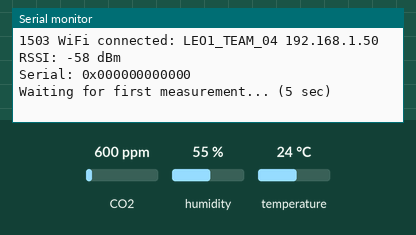
This sketch was run on a simulated ESP8266 (NodeMCU). Shown: the last lines printed to the serial monitor. The test bench sets the inputs (shaded band); at power-on: CO2 600 ppm, humidity 55 %, temperature 24 °C. WiFi joins after 1.5 s; servers stay silent unless stated; no MQTT or app messages arrive unless stated.

Above: at 2.7 s.
2.8 s: CO2 set to 452 ppm
At 7.3 s:
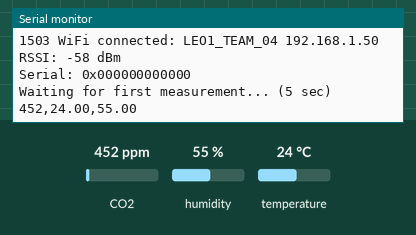
13.0 s: humidity set to 22 %
At 17.1 s:
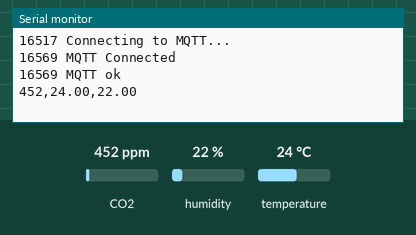
20.5 s: temperature set to 12 °C
At 22.2 s:
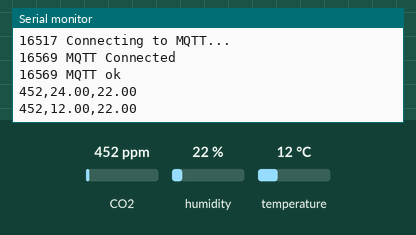

Measured:
- after the input at 2.8 s, the serial monitor: prints a new line after 3.7 s (image 1)
- after the input at 13.0 s, the serial monitor: prints a new line after 3.5 s (image 2)
- after the input at 20.5 s, the serial monitor: prints a new line after 1.1 s (image 3)

The sketch:

sensor_to_mqtt.ino
```cpp
// (licence header left out)
#include <Arduino.h>
#include <SensirionI2CScd4x.h>
#include <Wire.h>

SensirionI2CScd4x scd4x;

//connect stuff

#define WIFI_SSID       "LEO1_TEAM_04"
#define WIFI_PASSWORD    "embeddedlinux"

#define MQTT_SERVER      "broker.mqttdashboard.com"
#define MQTT_SERVERPORT  1883
#define MQTT_USERNAME    ""
#define MQTT_KEY         ""
#define MQTT_TOPIC       "big_bouncing_inflatable_green_ball"

// wifi
#include <ESP8266WiFiMulti.h>
#include <ESP8266HTTPClient.h>
ESP8266WiFiMulti WiFiMulti;
const uint32_t conn_tout_ms = 5000;

#include "Adafruit_MQTT.h"
#include "Adafruit_MQTT_Client.h"
WiFiClient wifi_client;
Adafruit_MQTT_Client mqtt(&wifi_client, MQTT_SERVER, MQTT_SERVERPORT, MQTT_USERNAME, MQTT_KEY);
Adafruit_MQTT_Publish count_mqtt_publish = Adafruit_MQTT_Publish(&mqtt, MQTT_USERNAME MQTT_TOPIC);

// publish
#define PUBLISH_INTERVAL 15000
unsigned long prev_post_time;

// debug
#define DEBUG_INTERVAL 2000
unsigned long prev_debug_time;

void debug(const char *s)
{
  Serial.print (millis());
  Serial.print (" ");
  Serial.println(s);
}

void mqtt_connect()
{
  int8_t ret;

  // Stop if already connected.
  if (! mqtt.connected())
  {
    debug("Connecting to MQTT... ");
    while ((ret = mqtt.connect()) != 0)
    { // connect will return 0 for connected
         Serial.println(mqtt.connectErrorString(ret));
         debug("Retrying MQTT connection in 5 seconds...");
         mqtt.disconnect();
         delay(5000);  // wait 5 seconds
    }
    debug("MQTT Connected");
  }
}

void print_wifi_status()
{
  Serial.print (millis());
  Serial.print(" WiFi connected: ");
  Serial.print(WiFi.SSID());
  Serial.print(" ");
  Serial.print(WiFi.localIP());
  Serial.print(" RSSI: ");
  Serial.print(WiFi.RSSI());
  Serial.println(" dBm");
}

//sensor stuff

void printUint16Hex(uint16_t value) {
    Serial.print(value < 4096 ? "0" : "");
    Serial.print(value < 256 ? "0" : "");
    Serial.print(value < 16 ? "0" : "");
    Serial.print(value, HEX);
}

void printSerialNumber(uint16_t serial0, uint16_t serial1, uint16_t serial2) {
    Serial.print("Serial: 0x");
    printUint16Hex(serial0);
    printUint16Hex(serial1);
    printUint16Hex(serial2);
    Serial.println();
}

void setup() {

//serial
    Serial.begin(115200);
    while (!Serial) {
        delay(100);
    }

    // wifi
    WiFi.persistent(false);
    WiFi.mode(WIFI_STA);
    WiFiMulti.addAP(WIFI_SSID, WIFI_PASSWORD);
    if(WiFiMulti.run(conn_tout_ms) == WL_CONNECTED)
    {
      print_wifi_status();
    }
    else
    {
      debug("Unable to connect");
    }

    Wire.begin();

    uint16_t error;
    char errorMessage[256];

    scd4x.begin(Wire);

    // stop potentially previously started measurement
    error = scd4x.stopPeriodicMeasurement();
    if (error) {
        Serial.print("Error trying to execute stopPeriodicMeasurement(): ");
        errorToString(error, errorMessage, 256);
        Serial.println(errorMessage);
    }

    uint16_t serial0;
    uint16_t serial1;
    uint16_t serial2;
    error = scd4x.getSerialNumber(serial0, serial1, serial2);
    if (error) {
        Serial.print("Error trying to execute getSerialNumber(): ");
        errorToString(error, errorMessage, 256);
        Serial.println(errorMessage);
    } else {
        printSerialNumber(serial0, serial1, serial2);
    }

    // Start Measurement
    error = scd4x.startPeriodicMeasurement();
    if (error) {
        Serial.print("Error trying to execute startPeriodicMeasurement(): ");
        errorToString(error, errorMessage, 256);
        Serial.println(errorMessage);
    }

    Serial.println("Waiting for first measurement... (5 sec)");
}

void publish_data(uint16_t co2, float temp, float hum)
{
  char payload[17];
  sprintf (payload, "%d,%.2f,%.2f", co2, temp, hum);

  Serial.print(millis());
  Serial.print(" Publishing: ");
  Serial.println(payload);

  Serial.print(millis());
  Serial.println(" Connecting...");
  if((WiFiMulti.run(conn_tout_ms) == WL_CONNECTED))
  {
    print_wifi_status();

    mqtt_connect();
    if (! count_mqtt_publish.publish(payload))
    {
      debug("MQTT failed");
    }
    else
    {
      debug("MQTT ok");
    }
  }
}

void loop() {


    uint16_t error;
    char errorMessage[256];

    delay(5000);

    // Read Measurement
    uint16_t co2;
    float temperature;
    float humidity;
    error = scd4x.readMeasurement(co2, temperature, humidity);

    if (millis() - prev_post_time >= PUBLISH_INTERVAL)
    {
      if (error) {
        Serial.print("Error trying to execute readMeasurement(): ");
        errorToString(error, errorMessage, 256);
        Serial.println(errorMessage);
      } else if (co2 == 0) {
        Serial.println("Invalid sample detected, skipping.");
      } else {
        prev_post_time = millis();
        publish_data(co2,temperature,humidity);
      }
    }

    if (millis() - prev_debug_time >= DEBUG_INTERVAL)
    {
      prev_debug_time = millis();
      char payload[17];
      sprintf (payload, "%d,%.2f,%.2f", co2, temperature, humidity);
      Serial.println(payload);
    }

}
```
